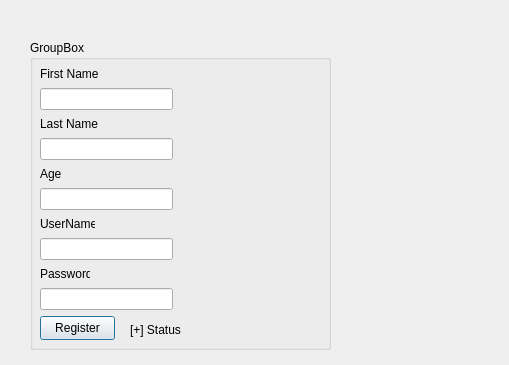
<?xml version="1.0" encoding="UTF-8"?>
<ui version="4.0">
 <class>RegisterDialog</class>
 <widget class="QDialog" name="RegisterDialog">
  <property name="geometry">
   <rect>
    <x>0</x>
    <y>0</y>
    <width>509</width>
    <height>365</height>
   </rect>
  </property>
  <property name="windowTitle">
   <string>Dialog</string>
  </property>
  <widget class="QGroupBox" name="groupBox">
   <property name="geometry">
    <rect>
     <x>30</x>
     <y>40</y>
     <width>301</width>
     <height>310</height>
    </rect>
   </property>
   <property name="title">
    <string>GroupBox</string>
   </property>
   <widget class="QLabel" name="label_2">
    <property name="geometry">
     <rect>
      <x>10</x>
      <y>126</y>
      <width>21</width>
      <height>16</height>
     </rect>
    </property>
    <property name="text">
     <string>Age</string>
    </property>
   </widget>
   <widget class="QLabel" name="label_3">
    <property name="geometry">
     <rect>
      <x>10</x>
      <y>176</y>
      <width>55</width>
      <height>16</height>
     </rect>
    </property>
    <property name="text">
     <string>UserName</string>
    </property>
   </widget>
   <widget class="QLabel" name="label_4">
    <property name="geometry">
     <rect>
      <x>10</x>
      <y>226</y>
      <width>50</width>
      <height>16</height>
     </rect>
    </property>
    <property name="text">
     <string>Password</string>
    </property>
   </widget>
   <widget class="QLineEdit" name="lineEdit_lastName">
    <property name="geometry">
     <rect>
      <x>10</x>
      <y>98</y>
      <width>133</width>
      <height>22</height>
     </rect>
    </property>
   </widget>
   <widget class="QLineEdit" name="lineEdit_age">
    <property name="geometry">
     <rect>
      <x>10</x>
      <y>148</y>
      <width>133</width>
      <height>22</height>
     </rect>
    </property>
   </widget>
   <widget class="QLineEdit" name="lineEdit_username">
    <property name="geometry">
     <rect>
      <x>10</x>
      <y>198</y>
      <width>133</width>
      <height>22</height>
     </rect>
    </property>
   </widget>
   <widget class="QLineEdit" name="lineEdit_password">
    <property name="geometry">
     <rect>
      <x>10</x>
      <y>248</y>
      <width>133</width>
      <height>22</height>
     </rect>
    </property>
    <property name="echoMode">
     <enum>QLineEdit::Normal</enum>
    </property>
   </widget>
   <widget class="QPushButton" name="confirmRegister">
    <property name="geometry">
     <rect>
      <x>10</x>
      <y>276</y>
      <width>75</width>
      <height>24</height>
     </rect>
    </property>
    <property name="text">
     <string>Register</string>
    </property>
   </widget>
   <widget class="QLabel" name="label">
    <property name="geometry">
     <rect>
      <x>10</x>
      <y>76</y>
      <width>61</width>
      <height>16</height>
     </rect>
    </property>
    <property name="text">
     <string>Last Name</string>
    </property>
   </widget>
   <widget class="QLabel" name="label_5">
    <property name="geometry">
     <rect>
      <x>10</x>
      <y>26</y>
      <width>61</width>
      <height>16</height>
     </rect>
    </property>
    <property name="text">
     <string>First Name</string>
    </property>
   </widget>
   <widget class="QLineEdit" name="lineEdit_firstName">
    <property name="geometry">
     <rect>
      <x>10</x>
      <y>48</y>
      <width>133</width>
      <height>22</height>
     </rect>
    </property>
   </widget>
   <widget class="QLabel" name="label_Status_3">
    <property name="geometry">
     <rect>
      <x>100</x>
      <y>280</y>
      <width>171</width>
      <height>20</height>
     </rect>
    </property>
    <property name="text">
     <string>[+] Status</string>
    </property>
   </widget>
  </widget>
 </widget>
 <resources/>
 <connections/>
</ui>
